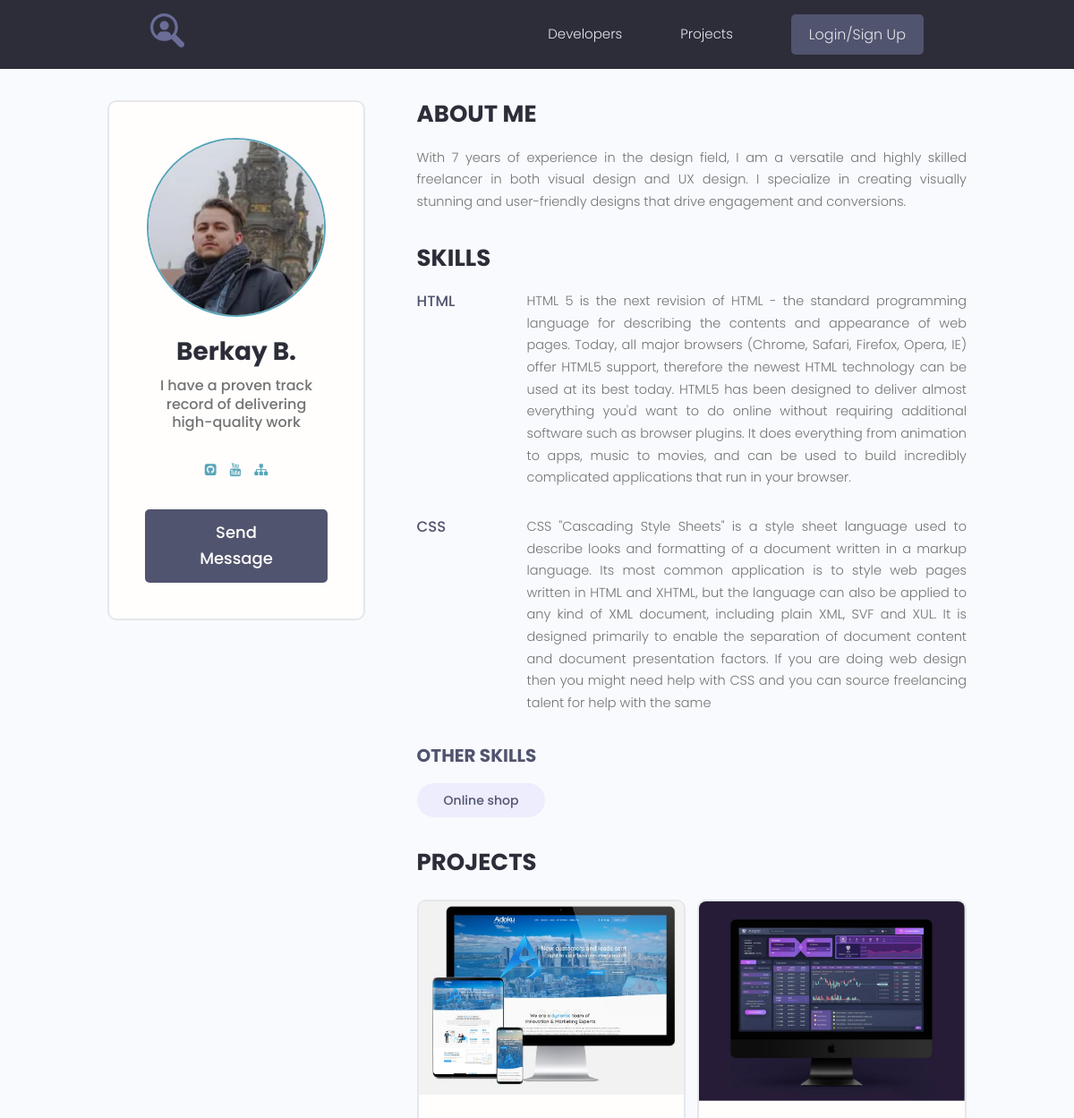
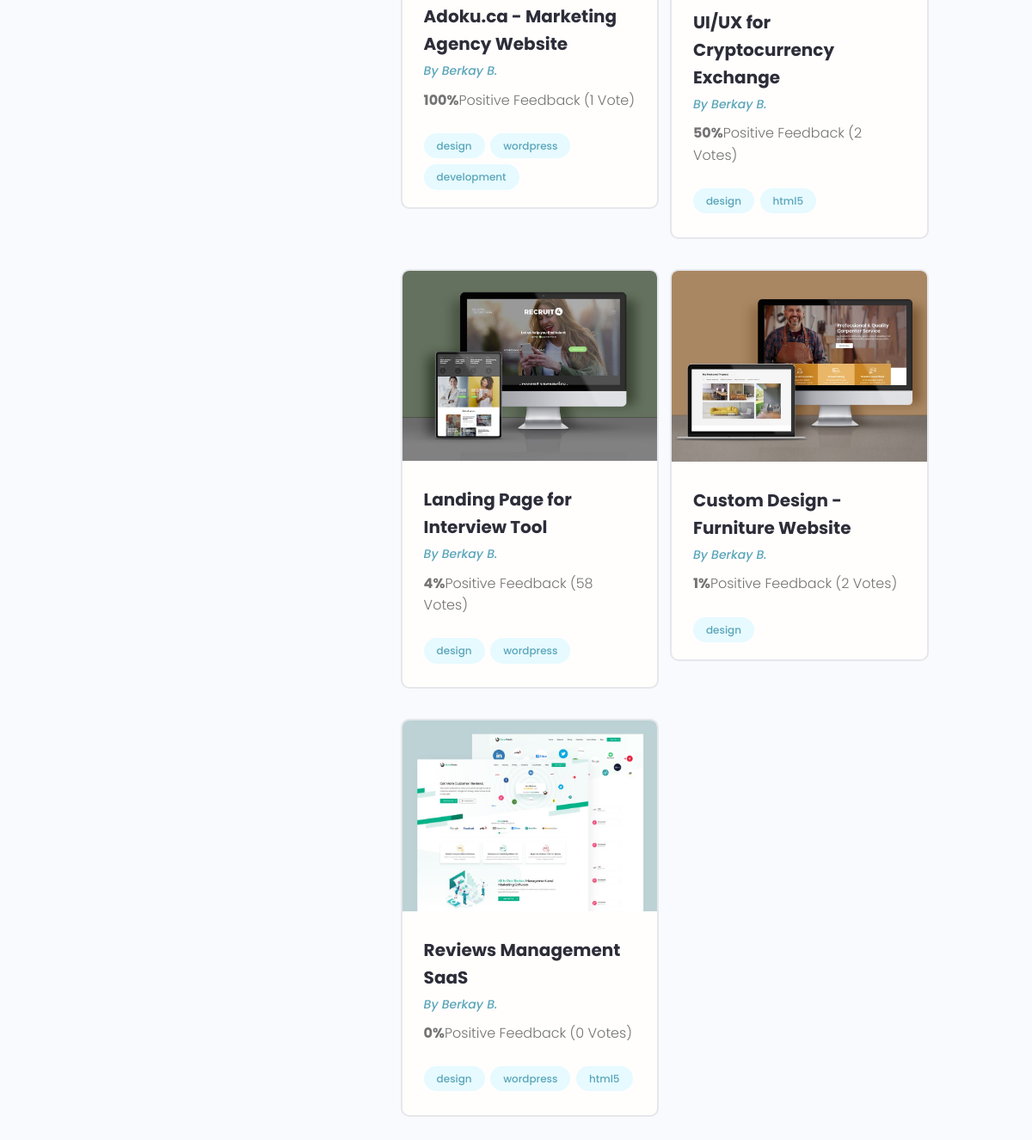
The page /profile/2 on the database its author committed (2 pictures, top to bottom).
### users/models.py (models this page shows, shortened)
class Profile(models.Model):
    user = models.OneToOneField(User, on_delete=models.CASCADE, blank=True, null=True)
    name = models.CharField(max_length=200, blank=True, null=True)
    email = models.EmailField(max_length=500, blank=True, null=True)
    username = models.CharField(max_length=200, blank=True, null=True)
    short_info = models.CharField(max_length=200, blank=True, null=True)
    bio = models.TextField(blank=True, null=True)
    profile_image = models.ImageField(upload_to='profiles/', blank=True, null=True,
                                      default='profiles/user-default.png')
    social_github = models.CharField(max_length=200, blank=True, null=True)
    social_youtube = models.CharField(max_length=200, blank=True, null=True)
    social_website = models.CharField(max_length=200, blank=True, null=True)
    created = models.DateTimeField(auto_now_add=True)

class Skill(models.Model):
    owner = models.ForeignKey(Profile, on_delete=models.CASCADE, blank=True, null=True)
    name = models.CharField(max_length=200, blank=True, null=True)
    description = models.TextField(blank=True, null=True)
    created = models.DateTimeField(auto_now_add=True)

### projects/models.py (models this page shows, shortened)
class Projects(models.Model):
    owner = models.ForeignKey(Profile, on_delete=models.SET_NULL, blank=True, null=True)
    title = models.CharField(max_length=200)
    description = models.TextField(null=True, blank=True)
    image = models.ImageField(null=True, blank=True, upload_to="projects/%Y/%m/%d", default="default.jpg")
    demo_link = models.CharField(max_length=2000, null=True, blank=True)
    source_link = models.CharField(max_length=2000, null=True, blank=True)
    tags = models.ManyToManyField('Tag', blank=True)
    vote_total = models.IntegerField(default=0, null=True, blank=True)
    vote_ratio = models.IntegerField(default=0, null=True, blank=True)
    created = models.DateTimeField(auto_now_add=True)
    class Meta:
        ordering = ['-vote_ratio', '-vote_total', '-created']

class Tag(models.Model):
    name = models.CharField(max_length=200)
    created = models.DateTimeField(auto_now_add=True)
    def __str__(self):
        return self.name

### users/views.py (the view)
# urls.py: path('profile/<str:pk>', views.user_profile, name='user_profile'),
def user_profile(request, pk):
    prof = Profile.objects.get(pk=pk)
    top_skills = prof.skill_set.exclude(description__exact="")
    other_skills = prof.skill_set.filter(description__exact="")
    context = {
        'profile': prof,
        'top_skills': top_skills,
        'other_skills': other_skills,
    }
    return render(request, 'users/profile.html', context)

### users/templates/users/profile.html
{% extends 'projects/base.html' %}
{% block content %}
  <main class="profile my-md">
    <div class="container">
      <div class="layout">
        <div class="column column--1of3">
          <div class="card text-center">
            <div class="card__body dev">
              <img class="avatar avatar--xl" src="{{ profile.profile_image.url }}" />
              <h2 class="dev__name">{{ profile.name }}</h2>
              <p class="dev__title">{{ profile.short_info }}</p>
              <ul class="dev__social">
                {% if profile.social_github %}
                <li>
                  <a title="Github" href="{{ profile.social_github }}" target="_blank"><i class="fa fa-github-square"></i></a>
                </li>
                {% endif %}
                {% if profile.social_youtube %}
                <li>
                  <a title="Youtube" href="{{ profile.social_youtube }}" target="_blank"><i class="fa fa-youtube"></i></a>
                </li>
                {% endif %}
                {% if profile.social_website %}
                <li>
                  <a title="Personal Website" href="{{ profile.social_website }}" target="_blank"><i class="fa fa-sitemap"></i></a>
                </li>
                {% endif %}
              </ul>
              {% if request.user.profile.id != profile.id %}
              <a href="{% url 'create-message' profile.id %}" class="btn btn--sub btn--lg">Send Message </a>
              {% endif %}
            </div>
          </div>
        </div>
        <div class="column column--2of3">
          <div class="devInfo">
            <h3 class="devInfo__title">About Me</h3>
            <p class="devInfo__about">
              {{ profile.bio }}
            </p>
          </div>
          <div class="devInfo">
            <h3 class="devInfo__title">Skills</h3>
            <div class="devInfo__skills">
              {% for skill in top_skills %}
              <div class="devSkill">
                <h4 class="devSkill__title">{{ skill.name }}</h4>
                <p class="devSkill__info">
                  {{ skill.description }}
                </p>
              </div>
              {% endfor %}
              <h3 class="devInfo__subtitle">Other Skills</h3>
              <div class="devInfo__otherSkills">
                {% for skill in other_skills %}
                <span class="tag tag--pill tag--sub tag--lg">
                  <small>{{ skill.name }}</small>
                </span>
                {% endfor %}
              </div>
            </div>
          </div>
          <div class="devInfo">
            <h3 class="devInfo__title">Projects</h3>
            <div class="grid grid--two">
              {% for project in profile.projects_set.all %}
              <div class="column">
                <div class="card project">
                  <a href="{% url 'project' project.id %}" class="project">
                    <img class="project__thumbnail" src="{{ project.image.url }}" alt="project thumbnail" />
                    <div class="card__body">
                      <h3 class="project__title">{{ project.title }}</h3>
                      <p><a class="project__author" href="{% url 'user_profile' project.owner.id %}">By {{ project.owner.name }}</a></p>
                      <p class="project--rating">
                        <span style="font-weight: bold;">{{ project.vote_ratio }}%</span>Positive
              Feedback ({{ project.vote_total }} Vote{{ project.vote_total | pluralize:'s' }})
                      </p>
                      <div class="project__tags">
                        {% for tag in project.tags.all %}
                        <span class="tag tag--pill tag--main">
                          <small>{{ tag }}</small>
                        </span>
                        {% endfor %}
                      </div>
                    </div>
                  </a>
                </div>
              </div>
              {% endfor %}
            </div>
          </div>
        </div>
      </div>
    </div>
  </main>
{% endblock %}

### projects/static/styles/app.css (style rules this page uses)
:root { --color-sub: #2d2d39; }
.btn--sub { background-color: var(--color-sub-light); }
.card { border: 2px solid var(--color-light); }
img { width: 100%; }
.profile .card > .dev { padding: 4rem; }
.dev__name { color: var(--color-sub); font-size: 2.8rem; font-weight: 700; margin-top: 1rem; margin-bottom: 0.5rem; }
.dev__title { font-size: 1.6rem; font-weight: 500; line-height: 1.3; }
.dev__social { margin: 3rem 0; list-style: none; display: flex; justify-content: center; gap: 1.5rem; }
.devInfo { margin-bottom: 3rem; }
.devInfo__title, .devInfo__subtitle { font-size: 2.6rem; color: var(--color-sub); text-transform: uppercase; font-weight: 700; margin-bottom: 1.5rem; }
.devInfo__subtitle { font-size: 2rem; color: var(--color-sub-light); }
.devInfo__about, .devSkill__info { font-size: 1.45rem; line-height: 1.7; text-align: justify; }
.devSkill { margin-bottom: 3rem; }
.devSkill__title { font-size: 1.65rem; font-weight: 500; color: var(--color-sub-light); }
@media screen and (min-width: 700px) { .devSkill { display: flex; justify-content: space-between; gap: 3rem; } }
@media screen and (min-width: 700px) { .devSkill__info { flex-basis: 80%; } }
.project__author { font-size: 1.4rem; font-style: italic; }
.project--rating { margin-bottom: 1.6em; margin-top: .5em; }
.project__thumbnail { object-fit: cover; object-position: top center; width: 100%; }
.project__title { font-size: 2rem; font-weight: 700; color: var(--color-sub); }

### projects/static/uikit/styles/modules/_variables.css (style rules this page uses)
:root { --color-main: #5aa5b9; --color-main-light: #e6faff; --color-sub: #3f4156; --color-sub-light: #51546e; --color-sub-lighter: #ededfd; --color-text: #737373; --color-gray: #8b8b8b; --color-light: #e5e7eb; --color-light-gray: #767676; --color-bg: #f8fafd; --color-white: #fffefd; --color-white-light: #f3f3f3; --color-success: #359e64; --color-success-bg: #def8e8; --color-error: #fc4b0b; --color-error-bg: #fff2ee; --font-base: 'Poppins', arial, helvetica, 'Segoe UI', roboto, ubuntu, sans-serif; --font-monospace: 'Fira Code', 'Courier New', courier, monospace; --font-regular: 300; --font-medium: 500; --font-bold: 700; --generic-shadow: 1px 1px 5px #00000010; --generic-transition: all 0.3s ease-in-out; }

### projects/static/uikit/styles/modules/_base.css (style rules this page uses)
* { margin: 0; padding: 0; box-sizing: border-box; text-rendering: optimizeLegibility; color: inherit; font-size: inherit; }
html { font-size: 50%; }
@media only screen and (min-width: 480px) { html { font-size: 56.25%; } }
@media only screen and (min-width: 1200px) { html { font-size: 62.5%; } }
body { line-height: 1.6; font-weight: 400; font-size: 1.5rem; color: var(--color-text); background-color: var(--color-bg); min-height: 100vh; }

### projects/static/uikit/styles/modules/_typography.css (style rules this page uses)
* { font-family: var(--font-base); }
h2 { font-size: 3.6rem; font-weight: var(--font-bold); }
h3 { font-size: 3.2rem; font-weight: var(--font-medium); }
h4 { font-size: 2.8rem; font-weight: var(--font-medium); }
p, span, strong { font-size: 1.6rem; color: var(--color-text); font-weight: var(--font-regular); }
a { padding-bottom: 2px; text-decoration: none; display: inline-block; color: var(--color-main); font-weight: var(--font-medium); }

### projects/static/uikit/styles/modules/_utilities.css (style rules this page uses)
.container { width: 92%; max-width: 165rem; margin: 0 auto; box-sizing: border-box; }
@media screen and (min-width: 1000px) { .container { width: 90%; } }
@media screen and (min-width: 1200px) { .container { width: 80%; } }
.text-center { text-align: center; }
.my-md { margin: 3rem auto; }

### projects/static/uikit/styles/modules/_avatar.css (style rules this page uses)
.avatar { border-radius: 50%; border: 2px solid var(--color-main); object-fit: cover; }
.avatar--xl { height: 20rem; width: 20rem; }

### projects/static/uikit/styles/modules/_button.css (style rules this page uses)
.btn { display: inline-block; position: relative; cursor: pointer; background-color: var(--color-light); font-weight: var(--font-medium); color: var(--color-sub); text-decoration: none; padding: 1rem 2rem; border-radius: 0.5rem; border: none; width: -webkit-fit-content; width: -moz-fit-content; width: fit-content; height: -webkit-fit-content; height: -moz-fit-content; height: fit-content; font-size: 1.6rem; outline-width: 0; outline-color: transparent; -webkit-backface-visibility: hidden; backface-visibility: hidden; transition: all 0.3s ease-in-out; }
.btn--sub { background-color: var(--color-sub); color: var(--color-white); }
.btn--lg { font-size: 1.8rem; padding: 1.2rem 4.5rem; }

### projects/static/uikit/styles/modules/_card.css (style rules this page uses)
.card { border-radius: 1rem; background-color: var(--color-white); border: 1.5px solid var(--color-light); width: auto; height: auto; margin-top: 0.5rem; margin-bottom: 0.5rem; overflow: hidden; }
.card__body, .card__header { padding: 2rem 2.5rem; }

### rows shown on the page
Profile: profile_image (picture), name "Berkay B.", short_info "I have a proven track record of delivering high-quality work", bio "With 7 years of experience in the design field, I am a versatile and highly skilled freelancer in both visual design and UX design. I specialize in creating visually stunning and user-friendly designs that drive engagement and conversions."
Skill: name "HTML", description "HTML 5 is the next revision of HTML - the standard programming language for describing the contents and appearance of web pages. Today, all major browsers (Chrome, Safari, Firefox, Opera, IE) offer HTML5 support, therefore the newest HTML technology can be used at its best today. HTML5 has been designed to deliver almost everything you'd want to do online without requiring additional software such as browser plugins. It does everything from animation to apps, music to movies, and can be used to build incredibly complicated applications that run in your browser."
Skill: name "CSS", description "CSS \"Cascading Style Sheets\" is a style sheet language used to describe looks and formatting of a document written in a markup language. Its most common application is to style web pages written in HTML and XHTML, but the language can also be applied to any kind of XML document, including plain XML, SVF and XUL. It is designed primarily to enable the separation of document content and document presentation factors. If you are doing web design then you might need help with CSS and you can source freelancing talent for help with the same"
Skill: name "Online shop"
Projects: image (picture), title "Adoku.ca - Marketing Agency Website", owner.name "Berkay B.", vote_ratio "100", vote_total "1"
Tag: name "design"
Tag: name "wordpress"
Tag: name "development"
Projects: image (picture), title "UI/UX for Cryptocurrency Exchange", owner.name "Berkay B.", vote_ratio "50", vote_total "2", vote_total|pluralize "s"
Tag: name "html5"
Projects: image (picture), title "Landing Page for Interview Tool", owner.name "Berkay B.", vote_ratio "4", vote_total "58", vote_total|pluralize "s"
Projects: image (picture), title "Custom Design - Furniture Website", owner.name "Berkay B.", vote_ratio "1", vote_total "2", vote_total|pluralize "s"
Projects: image (picture), title "Reviews Management SaaS", owner.name "Berkay B.", vote_ratio "0", vote_total "0", vote_total|pluralize "s"
